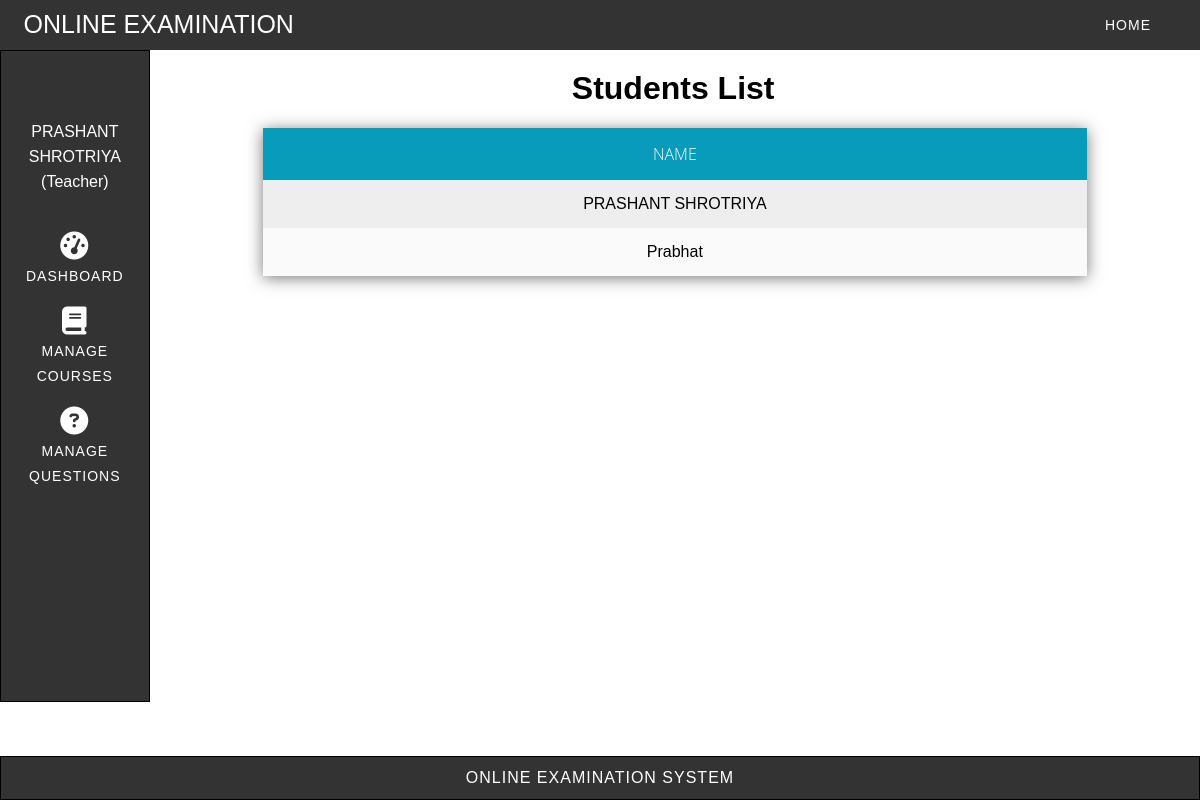
/exam/teacher_students_list/ (signed in), run on the app's committed database.
### exam/models.py (models this page shows, shortened)
class Student(models.Model):
    username = models.CharField(max_length=20, primary_key=True)
    password = models.CharField(max_length=20)
    role = models.CharField(max_length=20)
    realname = models.CharField(max_length=20)

### exam/views.py (the view)
# urls.py: path('teacher_students_list/',teacher_students_list),
def teacher_students_list(request):
    students = Student.objects.all()
    res = render(request, 'exam/teacher_students_list.html',
                 {'students': students})
    return res

### templates/exam/teacher_students_list.html (shortened to what this page needs)
<!DOCTYPE html>
<html lang="en">
<head>
    <link rel="stylesheet" href="/static/css/teacher_students_list.css">
</head>
<body>
    <div id="main">
        <div id="navbar">
            <nav>
                <div class="logo">Online Examination</div>
                <ul class="menu-area">
                    <li><a href="http://localhost:8000/">Home</a></li>
                </ul>
            </nav>
        </div>
        <div id="center">
            <div id="left">
                <aside>
                    <br>
                    <div id="user-information">
                        <div>{{request.session.realname}}</div>
                        <div>(Teacher)</div>
                    </div>
                    <br>
                    <ul id="left-menu">
                        <li><a href="http://localhost:8000/exam/teacher_after_login/"><i
                                    class="fa-solid fa-gauge-high fa-2x"></i> <br> Dashboard</a></li>
                        <br>
                        <li><a href="http://localhost:8000/exam/teacher_add_courses/"> <i
                                    class="fa-solid fa-book fa-2x"></i><br> Manage Courses</a></li>
                        <br>
                        <li><a href="http://localhost:8000/exam/teacher_add_questions/"><i
                                    class="fa-solid fa-circle-question fa-2x"></i> <br> Manage Questions</a></li>
                    </ul>
                </aside>
            </div>
            <div id="right">
                <div id="content">
                    <h1>Students List</h1>
                    <table>
                        <tr>
                            <th>Name</th>
                        </tr>
                        {% for student in students%}
                        <tr>
                            <td> {{student.realname}} </td>
                        </tr>
                        {%endfor%}
                    </table>
                </div>
            </div>
        </div>
        <div id="footer">
            <div id="footer-text">
                Online Examination System
            </div>
        </div>
    </div>
</body>
</html>

### static/css/teacher_students_list.css (style rules this page uses)
* { margin: 0; padding: 0; outline: 0; box-sizing: border-box; }
body { font-family: sans-serif; }
#main { position: relative; display: flex; flex-direction: column; height: 100%; }
#navbar { position: sticky; top: 0%; width: 100%; z-index: 10; }
nav { margin: 0 auto; padding: 10px 0; background: #333; text-align: right; padding-right: 2%; }
.logo { width: 35%; float: left; text-transform: uppercase; color: #fff; font-size: 25px; text-align: left; padding-left: 2%; }
.menu-area li { display: inline-block; }
li a { text-decoration: none; }
li { list-style-type: none; }
a { color: #fff; font-weight: 300; letter-spacing: 1px; text-transform: uppercase; display: block; padding: 0 25px; font-size: 14px; line-height: 30px; z-index: 1; }
#center { display: flex; flex-direction: row; height: 652px; margin-bottom: 3.3%; }
#left { width: min-content; }
#left li a { line-height: 25px; }
aside { border: 1px solid black; height: 100%; color: white; margin: 0 auto; padding: 30px 0; background: #333; z-index: -1; text-align: center; }
#user-information { line-height: 25px; margin: 20px; }
#right { padding: 10px; display: flex; flex-direction: row; width: 100%; }
#content { word-break: break-all; width: 100%; position: relative; }
h1 { margin: 1% 40%; }
table { width: 80%; border-collapse: collapse; border-spacing: 0; box-shadow: 0 2px 15px rgba(64, 64, 64, .7); overflow: hidden; margin-left: 10%; margin-right: 10%; margin-top: 2%; }
td, th { padding: 15px 20px; text-align: center; }
th { background-color: rgb(8, 156, 186); color: #fafafa; font-family: 'Open Sans', Sans-serif; font-weight: 200; text-transform: uppercase; }
tr { width: 100%; background-color: #fafafa; font-family: 'Montserrat', sans-serif; }
tr:nth-child(even) { background-color: #eeeeee; }
#footer { position: fixed; bottom: 0px; width: 100%; z-index: 10; }
#footer-text { border: 1px solid black; color: white; margin: 0 auto; padding: 1% 0; background: #333; text-align: center; letter-spacing: 1px; text-transform: uppercase; }

### data on the page
Student: session.realname "PRASHANT SHROTRIYA", realname "PRASHANT SHROTRIYA"
Student: realname "Prabhat"
